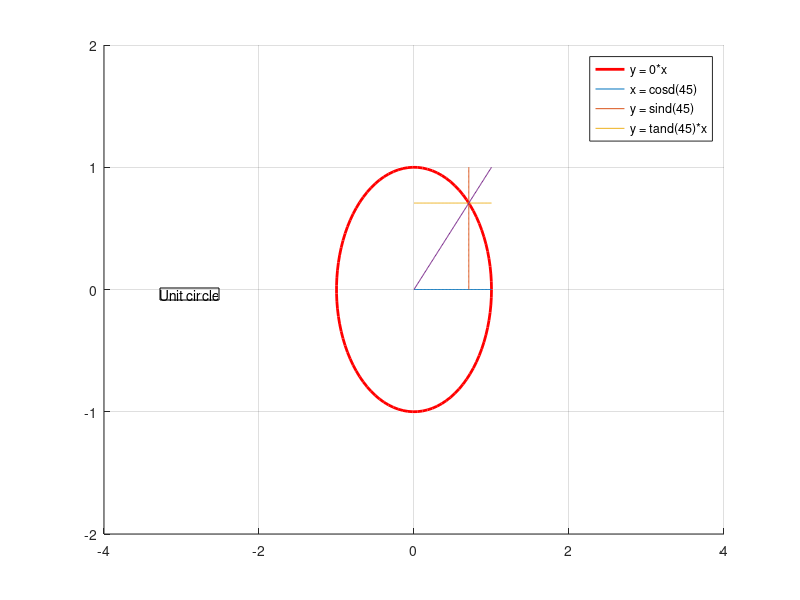

Recreate this plot in MATLAB.
clear
grid on, hold on, xlim([-4,4]), ylim([-2,2])
viscircles([0,0],1) %1
x = linspace(0,1,100);

y = 0*x
plot(x,y) %2
plot(y+(cosd(45)),x) %3
plot(x,y+(sind(45))) %4
plot(x,(tand(45)).*x) %4
legend( 'y = 0*x','x = cosd(45)', 'y = sind(45)', 'y = tand(45)*x')

dim = [.2 .5 .3 .3];
str = ['Unit circle'];
annotation('textbox',dim,'String',str,'FitBoxToText','on');
